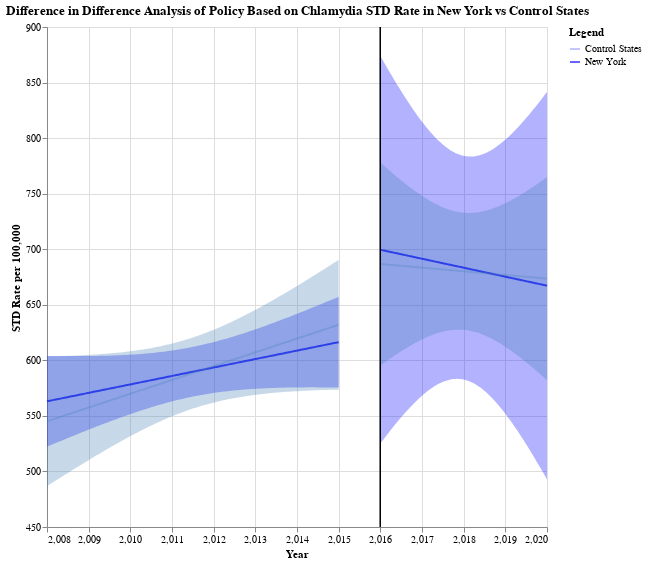

Source (notebook cell):
### Markdown cell above
## Chlamydia

### Code cell
# Chlamydia in New York vs Control States

Chlamydia_only = clean_sp[clean_sp['Indicator'] == 'Chlamydia']

# partition data based on the same treatment and control states
chlamydia_std_ny = partition_data(
    Chlamydia_only, "State", "STD_per_100000", treat_state, control_states, 2016)

pre_ny_chlamydia = plotting_chart(chlamydia_std_ny[0], "Year", "STD_per_100000",
                                  "New York", 2016, "Blue", "STD Rate per 100,000")
post_ny_chlamydia = plotting_chart(
    chlamydia_std_ny[1], "Year", "STD_per_100000", "New York", 2016, "Blue", "STD Rate per 100,000")
pre_control_chlamydia = plotting_chart(
    chlamydia_std_ny[2], "Year", "STD_per_100000", "Control States", 2016, "#4682B4", "STD Rate per 100,000")
post_control_chlamydia = plotting_chart(
    chlamydia_std_ny[3], "Year", "STD_per_100000", "Control States", 2016, " #4682B4", "STD Rate per 100,000")

final_chlamydia = pre_ny_chlamydia + post_ny_chlamydia + \
    pre_control_chlamydia + post_control_chlamydia
final_chlamydia.properties(
    title="Difference in Difference Analysis of Policy Based on Chlamydia STD Rate in New York vs Control States"
)
